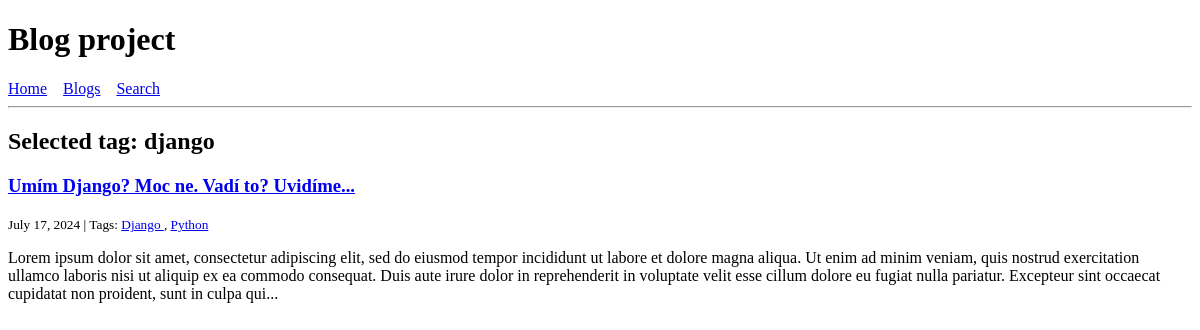
The page /tag/django/ on the database its author committed.
### blog/models.py (models this page shows, shortened)
class Blog(models.Model):
    title = models.CharField(max_length=200)
    content = models.TextField()
    full_image = models.ImageField(upload_to='full_images/')
    thumb_image = models.ImageField(upload_to='thumb_images/', blank=True, null=True)
    tags = models.ManyToManyField(Tag, related_name='blogs')
    created_at = models.DateTimeField(auto_now_add=True)
    slug = models.SlugField(max_length=200, unique=True, blank=True)

class Tag(models.Model):
    name = models.CharField(max_length=50, unique=True)
    slug = models.SlugField(max_length=50, unique=True, blank=True)

### blog/views.py (the view)
# urls.py: path("tag/<tag>/", views.blog_tag, name="blog_tag"),
def blog_tag(request, tag):
    blogs = Blog.objects.filter(tags__name__icontains=tag).order_by("-created_at")
    paginator = Paginator(blogs, 10)
    page_number = request.GET.get("page")
    page_obj = paginator.get_page(page_number)
    context = {"page_obj": page_obj, "tag": tag}
    return render(request, "blog/blog_tag.html", context)

### blog/templates/blog/blog_tag.html
{% extends "blog/blog_list.html" %}
{% block page_title %}
<h2>Selected tag: {{ tag }}</h2>
{% endblock page_title %}

### blog/templates/blog/blog_list.html (shortened to what this page needs)
{% extends "base.html" %}
{% block page_content %}
    {% block blogs %}
        {% for blog in page_obj %}
            <h3><a href="{% url 'blog_detail' blog.slug %}">{{ blog.title }}</a></h3>
            <small>
                {{ blog.created_at.date }} | Tags:
                {% for tag in blog.tags.all %}
                    <a href="{% url 'blog_tag' tag.name %}">
                        {{ tag.name }}
                    </a>{% if not forloop.last %}, {% endif %}
                {% endfor %}
            </small>
            <p>{{ blog.content | slice:":400" }}...</p>
        {% endfor %}
    {% endblock blogs %}
{% endblock page_content %}

### rows shown on the page
Blog: title "Umím Django? Moc ne. Vadí to? Uvidíme...", created_at "July 17, 2024", content "Lorem ipsum dolor sit amet, consectetur adipiscing elit, sed do eiusmod tempor incididunt ut labore et dolore magna aliqua. Ut enim ad minim veniam, quis nostrud exercitation ullamco laboris nisi ut aliquip ex ea commodo consequat. Duis aute irure dolor in reprehenderit in voluptate velit esse cillum dolore eu fugiat nulla pariatur. Excepteur sint occaecat cupidatat non proident, sunt in culpa qui"
Tag: name "Django"
Tag: name "Python"

### other values the page prints
{{ tag }} "django"
